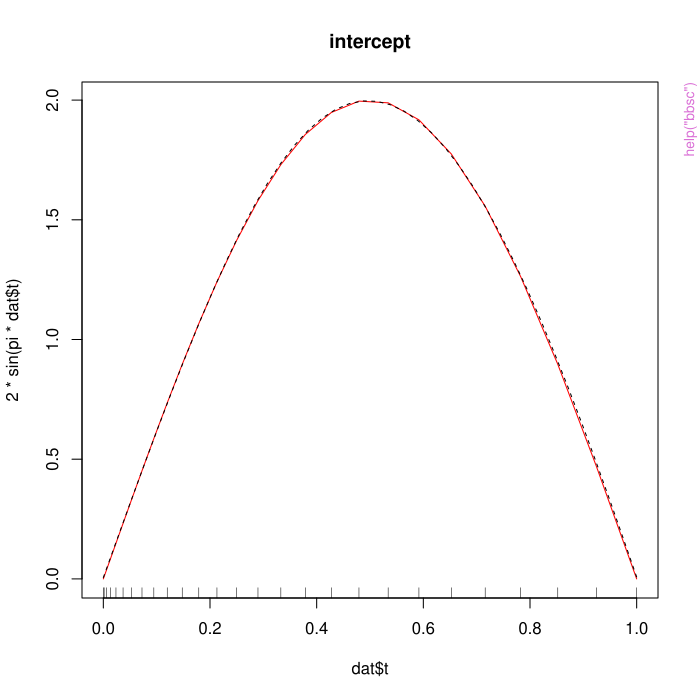

Reproduce this figure in R.
pkgname <- "FDboost"
source(file.path(R.home("share"), "R", "examples-header.R"))
options(warn = 1)
base::assign(".ExTimings", "FDboost-Ex.timings", pos = 'CheckExEnv')
base::cat("name\tuser\tsystem\telapsed\n", file=base::get(".ExTimings", pos = 'CheckExEnv'))
base::assign(".format_ptime",
function(x) {
  if(!is.na(x[4L])) x[1L] <- x[1L] + x[4L]
  if(!is.na(x[5L])) x[2L] <- x[2L] + x[5L]
  options(OutDec = '.')
  format(x[1L:3L], digits = 7L)
},
pos = 'CheckExEnv')

### * </HEADER>
library('FDboost')

base::assign(".oldSearch", base::search(), pos = 'CheckExEnv')
base::assign(".old_wd", base::getwd(), pos = 'CheckExEnv')
cleanEx()
nameEx("FDboost")
### * FDboost

flush(stderr()); flush(stdout())

base::assign(".ptime", proc.time(), pos = "CheckExEnv")
### Name: FDboost
### Title: Model-based Gradient Boosting for Functional Response
### Aliases: FDboost
### Keywords: models, nonlinear

### ** Examples

######## Example for function-on-scalar-regression 
data("viscosity", package = "FDboost") 
## set time-interval that should be modeled
interval <- "101"

## model time until "interval" and take log() of viscosity
end <- which(viscosity$timeAll == as.numeric(interval))
viscosity$vis <- log(viscosity$visAll[,1:end])
viscosity$time <- viscosity$timeAll[1:end]
# with(viscosity, funplot(time, vis, pch = 16, cex = 0.2))

## fit median regression model with 100 boosting iterations,
## step-length 0.4 and smooth time-specific offset
## the factors are coded such that the effects are zero for each timepoint t
## no integration weights are used!
mod1 <- FDboost(vis ~ 1 + bolsc(T_C, df = 2) + bolsc(T_A, df = 2),
               timeformula = ~ bbs(time, df = 4),
               numInt = "equal", family = QuantReg(),
               offset = NULL, offset_control = o_control(k_min = 9),
               data = viscosity, control=boost_control(mstop = 100, nu = 0.4))

## Not run: 
##D   #### find optimal mstop over 5-fold bootstrap, small number of folds for example
##D   #### do the resampling on the level of curves
##D   
##D   ## possibility 1: smooth offset and transformation matrices are refitted 
##D   set.seed(123)
##D   appl1 <- applyFolds(mod1, folds = cv(rep(1, length(unique(mod1$id))), B = 5), 
##D                       grid = 1:500)
##D   ## plot(appl1)
##D   mstop(appl1)
##D   mod1[mstop(appl1)]
##D   
##D   ## possibility 2: smooth offset is refitted, 
##D   ## computes oob-risk and the estimated coefficients on the folds
##D   set.seed(123)
##D   val1 <- validateFDboost(mod1, folds = cv(rep(1, length(unique(mod1$id))), B = 5), 
##D                         grid = 1:500)
##D   ## plot(val1)
##D   mstop(val1)
##D   mod1[mstop(val1)]
##D 
##D   ## possibility 3: very efficient 
##D   ## using the function cvrisk; be careful to do the resampling on the level of curves
##D   folds1 <- cvLong(id = mod1$id, weights = model.weights(mod1), B = 5)
##D   cvm1 <- cvrisk(mod1, folds = folds1, grid = 1:500)
##D   ## plot(cvm1)
##D   mstop(cvm1)
##D   
##D ## look at the model
##D summary(mod1)
##D coef(mod1)
##D plot(mod1)
##D plotPredicted(mod1, lwdPred = 2)
## End(Not run)

######## Example for scalar-on-function-regression 
data("fuelSubset", package = "FDboost")

## center the functional covariates per observed wavelength
fuelSubset$UVVIS <- scale(fuelSubset$UVVIS, scale = FALSE)
fuelSubset$NIR <- scale(fuelSubset$NIR, scale = FALSE)

## to make mboost:::df2lambda() happy (all design matrix entries < 10)
## reduce range of argvals to [0,1] to get smaller integration weights
fuelSubset$uvvis.lambda <- with(fuelSubset, (uvvis.lambda - min(uvvis.lambda)) / 
                                          (max(uvvis.lambda) - min(uvvis.lambda) ))
fuelSubset$nir.lambda <- with(fuelSubset, (nir.lambda - min(nir.lambda)) / 
                                          (max(nir.lambda) - min(nir.lambda) )) 

## model fit with scalar response 
## include no intercept as all base-learners are centered around 0
mod2 <- FDboost(heatan ~ bsignal(UVVIS, uvvis.lambda, knots = 40, df = 4, check.ident = FALSE) 
               + bsignal(NIR, nir.lambda, knots = 40, df = 4, check.ident = FALSE), 
               timeformula = NULL, data = fuelSubset, control = boost_control(mstop = 200)) 
               
## additionally include a non-linear effect of the scalar variable h2o 
mod2s <- FDboost(heatan ~ bsignal(UVVIS, uvvis.lambda, knots = 40, df = 4, check.ident = FALSE) 
               + bsignal(NIR, nir.lambda, knots = 40, df = 4, check.ident = FALSE) 
               + bbs(h2o, df = 4), 
               timeformula = NULL, data = fuelSubset, control = boost_control(mstop = 200)) 
               
## alternative model fit as FLAM model with scalar response; as timeformula = ~ bols(1)  
## adds a penalty over the index of the response, i.e., here a ridge penalty
## thus, mod2f and mod2 have different penalties 
mod2f <- FDboost(heatan ~ bsignal(UVVIS, uvvis.lambda, knots = 40, df = 4, check.ident = FALSE) 
               + bsignal(NIR, nir.lambda, knots = 40, df = 4, check.ident = FALSE), 
               timeformula = ~ bols(1), data = fuelSubset, control = boost_control(mstop = 200))
               
## Not run: 
##D    
##D   ## bootstrap to find optimal mstop takes some time
##D   set.seed(123)      
##D   folds2 <- cv(weights = model.weights(mod2), B = 10)     
##D   cvm2 <- cvrisk(mod2, folds = folds2, grid = 1:1000)
##D   mstop(cvm2) ## mod2[327]
##D   summary(mod2) 
##D   ## plot(mod2)
## End(Not run)

## Example for function-on-function-regression 
if(require(fda)){

  data("CanadianWeather", package = "fda")
  CanadianWeather$l10precip <- t(log(CanadianWeather$monthlyPrecip))
  CanadianWeather$temp <- t(CanadianWeather$monthlyTemp)
  CanadianWeather$region <- factor(CanadianWeather$region)
  CanadianWeather$month.s <- CanadianWeather$month.t <- 1:12
  
  ## center the temperature curves per time-point
  CanadianWeather$temp <- scale(CanadianWeather$temp, scale = FALSE)
  rownames(CanadianWeather$temp) <- NULL ## delete row-names
  
  ## fit model with cyclic splines over the year
  mod3 <- FDboost(l10precip ~ bols(region, df = 2.5, contrasts.arg = "contr.dummy") 
                   + bsignal(temp, month.s, knots = 11, cyclic = TRUE, 
                             df = 2.5, boundary.knots = c(0.5,12.5), check.ident = FALSE), 
                  timeformula = ~ bbs(month.t, knots = 11, cyclic = TRUE, 
                                      df = 3, boundary.knots = c(0.5, 12.5)), 
                  offset = "scalar", offset_control = o_control(k_min = 5), 
                  control = boost_control(mstop = 60), 
                  data = CanadianWeather) 
 
 ## Not run: 
##D                   
##D    #### find the optimal mstop over 5-fold bootstrap 
##D    ## using the function applyFolds 
##D    set.seed(123)
##D    folds3 <- cv(rep(1, length(unique(mod3$id))), B = 5)
##D    appl3 <- applyFolds(mod3, folds = folds3, grid = 1:200)
##D  
##D    ## use function cvrisk; be careful to do the resampling on the level of curves
##D    set.seed(123)
##D    folds3long <- cvLong(id = mod3$id, weights = model.weights(mod3), B = 5)
##D    cvm3 <- cvrisk(mod3, folds = folds3long, grid = 1:200)
##D    mstop(cvm3) ## mod3[64]
##D    
##D    summary(mod3)
##D    ## plot(mod3, pers = TRUE)
##D  
## End(Not run)
}

######## Example for functional response observed on irregular grid
######## Delete part of observations in viscosity data-set
data("viscosity", package = "FDboost")
## set time-interval that should be modeled
interval <- "101"

## model time until "interval" and take log() of viscosity
end <- which(viscosity$timeAll == as.numeric(interval))
viscosity$vis <- log(viscosity$visAll[,1:end])
viscosity$time <- viscosity$timeAll[1:end]
# with(viscosity, funplot(time, vis, pch = 16, cex = 0.2))

## only keep one eighth of the observation points
set.seed(123)
selectObs <- sort(sample(x = 1:(64*46), size = 64*46/4, replace = FALSE))
dataIrregular <- with(viscosity, list(vis = c(vis)[selectObs], 
                                      T_A = T_A, T_C = T_C,  
                                      time = rep(time, each = 64)[selectObs], 
                                      id = rep(1:64, 46)[selectObs]))

## fit median regression model with 50 boosting iterations,
## step-length 0.4 and smooth time-specific offset
## the factors are in effect coding -1, 1 for the levels
## no integration weights are used!
mod4 <- FDboost(vis ~ 1 + bols(T_C, contrasts.arg = "contr.sum", intercept = FALSE)
                + bols(T_A, contrasts.arg = "contr.sum", intercept=FALSE),
                timeformula = ~ bbs(time, lambda = 100), id = ~id, 
                numInt = "Riemann", family = QuantReg(),
                offset = NULL, offset_control = o_control(k_min = 9),
                data = dataIrregular, control = boost_control(mstop = 50, nu = 0.4))
## summary(mod4)
## plot(mod4)
## plotPredicted(mod4, lwdPred = 2)

## Not run: 
##D   ## Find optimal mstop, small grid/low B for a fast example
##D   set.seed(123)
##D   folds4 <- cv(rep(1, length(unique(mod4$id))), B = 3)
##D   appl4 <- applyFolds(mod4, folds = folds4, grid = 1:50)
##D   ## val4 <- validateFDboost(mod4, folds = folds4, grid = 1:50)
##D 
##D   set.seed(123)
##D   folds4long <- cvLong(id = mod4$id, weights = model.weights(mod4), B = 3)
##D   cvm4 <- cvrisk(mod4, folds = folds4long, grid = 1:50)
##D   mstop(cvm4)
## End(Not run)

## Be careful if you want to predict newdata with irregular response,  
## as the argument index is not considered in the prediction of newdata. 
## Thus, all covariates have to be repeated according to the number of observations 
## in each response trajectroy. 
## Predict four response curves with full time-observations 
## for the four combinations of T_A and T_C. 
newd <- list(T_A = factor(c(1,1,2,2), levels = 1:2, 
                        labels = c("low", "high"))[rep(1:4, length(viscosity$time))], 
             T_C = factor(c(1,2,1,2), levels = 1:2, 
                        labels = c("low", "high"))[rep(1:4, length(viscosity$time))], 
             time = rep(viscosity$time, 4))
             
pred <- predict(mod4, newdata = newd)
## funplot(x = rep(viscosity$time, 4), y = pred, id = rep(1:4, length(viscosity$time)))
                  
                



base::assign(".dptime", (proc.time() - get(".ptime", pos = "CheckExEnv")), pos = "CheckExEnv")
base::cat("FDboost", base::get(".format_ptime", pos = 'CheckExEnv')(get(".dptime", pos = "CheckExEnv")), "\n", file=base::get(".ExTimings", pos = 'CheckExEnv'), append=TRUE, sep="\t")
cleanEx()
nameEx("FDboostLSS")
### * FDboostLSS

flush(stderr()); flush(stdout())

base::assign(".ptime", proc.time(), pos = "CheckExEnv")
### Name: FDboostLSS
### Title: Model-based Gradient Boosting for Functional GAMLSS
### Aliases: FDboostLSS
### Keywords: models, nonlinear

### ** Examples

########### simulate Gaussian scalar-on-function data
n <- 500 ## number of observations
G <- 120 ## number of observations per functional covariate
set.seed(123) ## ensure reproducibility
z <- runif(n) ## scalar covariate
z <- z - mean(z)
s <- seq(0, 1, l=G) ## index of functional covariate
## generate functional covariate
if(require(splines)){
   x <- t(replicate(n, drop(bs(s, df = 5, int = TRUE) %*% runif(5, min = -1, max = 1))))
}else{
  x <- matrix(rnorm(n*G), ncol = G, nrow = n)
}
x <- scale(x, center = TRUE, scale = FALSE) ## center x per observation point

mu <- 2 + 0.5*z + (1/G*x) %*% sin(s*pi)*5 ## true functions for expectation
sigma <- exp(0.5*z - (1/G*x) %*% cos(s*pi)*2) ## for standard deviation

y <- rnorm(mean = mu, sd = sigma, n = n) ## draw respone y_i ~ N(mu_i, sigma_i)

## save data as list containing s as well 
dat_list <- list(y = y, z = z, x = I(x), s = s)

## model fit with noncyclic algorithm assuming Gaussian location scale model 
m_boost <- FDboostLSS(list(mu = y ~ bols(z, df = 2) + bsignal(x, s, df = 2, knots = 16), 
                           sigma = y ~ bols(z, df = 2) + bsignal(x, s, df = 2, knots = 16)), 
                           timeformula = NULL, data = dat_list, method = "noncyclic")
summary(m_boost)

## Not run: 
##D  if(require(gamboostLSS)){
##D   ## find optimal number of boosting iterations on a grid in 1:1000
##D   ## using 5-fold bootstrap
##D   ## takes some time, easy to parallelize on Linux
##D   set.seed(123) 
##D   cvr <- cvrisk(m_boost, folds = cv(model.weights(m_boost[[1]]), B = 5),
##D                 grid = 1:1000, trace = FALSE)
##D   ## use model at optimal stopping iterations 
##D   m_boost <- m_boost[mstop(cvr)] ## 832
##D    
##D   ## plot smooth effects of functional covariates for mu and sigma
##D   par(mfrow = c(1,2))
##D   plot(m_boost$mu, which = 2, ylim = c(0,5))
##D   lines(s, sin(s*pi)*5, col = 3, lwd = 2)
##D   plot(m_boost$sigma, which = 2, ylim = c(-2.5,2.5))
##D   lines(s, -cos(s*pi)*2, col = 3, lwd = 2)
##D  }
## End(Not run)



base::assign(".dptime", (proc.time() - get(".ptime", pos = "CheckExEnv")), pos = "CheckExEnv")
base::cat("FDboostLSS", base::get(".format_ptime", pos = 'CheckExEnv')(get(".dptime", pos = "CheckExEnv")), "\n", file=base::get(".ExTimings", pos = 'CheckExEnv'), append=TRUE, sep="\t")
cleanEx()
nameEx("anisotropic_Kronecker")
### * anisotropic_Kronecker

flush(stderr()); flush(stdout())

base::assign(".ptime", proc.time(), pos = "CheckExEnv")
### Name: anisotropic_Kronecker
### Title: Kronecker product or row tensor product of two base-learners
###   with anisotropic penalty
### Aliases: anisotropic_Kronecker %A% %A0% %Xa0%

### ** Examples

 
######## Example for anisotropic penalty  
data("viscosity", package = "FDboost") 
## set time-interval that should be modeled
interval <- "101"

## model time until "interval" and take log() of viscosity
end <- which(viscosity$timeAll == as.numeric(interval))
viscosity$vis <- log(viscosity$visAll[,1:end])
viscosity$time <- viscosity$timeAll[1:end]
# with(viscosity, funplot(time, vis, pch = 16, cex = 0.2))

## isotropic penalty, as timeformula is kroneckered to each effect using %O% 
## only for the smooth intercept %A0% is used, as 1-direction should not be penalized 
mod1 <- FDboost(vis ~ 1 + 
                bolsc(T_C, df = 1) + 
                bolsc(T_A, df = 1) + 
                bols(T_C, df = 1) %Xc% bols(T_A, df = 1),
                timeformula = ~ bbs(time, df = 3),
                numInt = "equal", family = QuantReg(),
                offset = NULL, offset_control = o_control(k_min = 9),
                data = viscosity, control=boost_control(mstop = 100, nu = 0.4))
## cf. the formula that is passed to mboost
mod1$formulaMboost

## anisotropic effects using %A0%, as lambda1 = 0 for all base-learners
## in this case using %A% gives the same model, but three lambdas are computed explicitly 
mod1a <- FDboost(vis ~ 1 + 
                bolsc(T_C, df = 1) %A0% bbs(time, df = 3) + 
                bolsc(T_A, df = 1) %A0% bbs(time, df = 3) + 
                bols(T_C, df = 1) %Xc% bols(T_A, df = 1) %A0% bbs(time, df = 3),
                timeformula = ~ bbs(time, df = 3),
                numInt = "equal", family = QuantReg(),
                offset = NULL, offset_control = o_control(k_min = 9),
                data = viscosity, control=boost_control(mstop = 100, nu = 0.4)) 
## cf. the formula that is passed to mboost
mod1a$formulaMboost

## alternative model specification by using a 0-matrix as penalty 
## only works for bolsc() as in bols() one cannot specify K 
## -> model without interaction term 
K0 <- matrix(0, ncol = 2, nrow = 2)
mod1k0 <- FDboost(vis ~ 1 + 
                 bolsc(T_C, df = 1, K = K0) +
                 bolsc(T_A, df = 1, K = K0), 
                 timeformula = ~ bbs(time, df = 3), 
                 numInt = "equal", family = QuantReg(), 
                 offset = NULL, offset_control = o_control(k_min = 9), 
                 data = viscosity, control=boost_control(mstop = 100, nu = 0.4))
## cf. the formula that is passed to mboost
mod1k0$formulaMboost
                
## optimize mstop for mod1, mod1a and mod1k0
## ...
                
## compare estimated coefficients
## Not run: 
##D par(mfrow=c(4, 2))
##D plot(mod1, which = 1)
##D plot(mod1a, which = 1)
##D plot(mod1, which = 2)
##D plot(mod1a, which = 2)
##D plot(mod1, which = 3)
##D plot(mod1a, which = 3)
##D funplot(mod1$yind, predict(mod1, which=4))
##D funplot(mod1$yind, predict(mod1a, which=4))
## End(Not run)




base::assign(".dptime", (proc.time() - get(".ptime", pos = "CheckExEnv")), pos = "CheckExEnv")
base::cat("anisotropic_Kronecker", base::get(".format_ptime", pos = 'CheckExEnv')(get(".dptime", pos = "CheckExEnv")), "\n", file=base::get(".ExTimings", pos = 'CheckExEnv'), append=TRUE, sep="\t")
cleanEx()
nameEx("applyFolds")
### * applyFolds

flush(stderr()); flush(stdout())

base::assign(".ptime", proc.time(), pos = "CheckExEnv")
### Name: applyFolds
### Title: Cross-Validation and Bootstrapping over Curves
### Aliases: applyFolds cvMa cvLong cvrisk.FDboost cvrisk.FDboost cvLong
###   cvMa

### ** Examples

Ytest <- matrix(rnorm(15), ncol = 3) # 5 trajectories, each with 3 observations 
Ylong <- as.vector(Ytest)
## 4-folds for bootstrap for the response in long format without integration weights
cvMa(ydim = c(5,3), type = "bootstrap", B = 4)  
cvLong(id = rep(1:5, times = 3), type = "bootstrap", B = 4)

if(require(fda)){
 ## load the data
 data("CanadianWeather", package = "fda")
 
 ## use data on a daily basis 
 canada <- with(CanadianWeather, 
                list(temp = t(dailyAv[ , , "Temperature.C"]),
                     l10precip = t(dailyAv[ , , "log10precip"]),
                     l10precip_mean = log(colMeans(dailyAv[ , , "Precipitation.mm"]), base = 10),
                     lat = coordinates[ , "N.latitude"],
                     lon = coordinates[ , "W.longitude"],
                     region = factor(region),
                     place = factor(place),
                     day = 1:365,  ## corresponds to t: evaluation points of the fun. response 
                     day_s = 1:365))  ## corresponds to s: evaluation points of the fun. covariate
 
## center temperature curves per day 
canada$tempRaw <- canada$temp
canada$temp <- scale(canada$temp, scale = FALSE) 
rownames(canada$temp) <- NULL ## delete row-names 
  
## fit the model  
mod <- FDboost(l10precip ~ 1 + bolsc(region, df = 4) + 
                 bsignal(temp, s = day_s, cyclic = TRUE, boundary.knots = c(0.5, 365.5)), 
               timeformula = ~ bbs(day, cyclic = TRUE, boundary.knots = c(0.5, 365.5)), 
               data = canada)
mod <- mod[75]

## Not run: 
##D   #### create folds for 3-fold bootstrap: one weight for each curve
##D   set.seed(123)
##D   folds_bs <- cv(weights = rep(1, mod$ydim[1]), type = "bootstrap", B = 3)
##D 
##D   ## compute out-of-bag risk on the 3 folds for 1 to 75 boosting iterations  
##D   cvr <- applyFolds(mod, folds = folds_bs, grid = 1:75)
##D 
##D   ## weights per observation point  
##D   folds_bs_long <- folds_bs[rep(1:nrow(folds_bs), times = mod$ydim[2]), ]
##D   attr(folds_bs_long, "type") <- "3-fold bootstrap"
##D   ## compute out-of-bag risk on the 3 folds for 1 to 75 boosting iterations  
##D   cvr3 <- cvrisk(mod, folds = folds_bs_long, grid = 1:75)
## End(Not run)

## Not run: 
##D   ## plot the out-of-bag risk
##D   par(mfrow = c(1,3))
##D   plot(cvr); legend("topright", lty=2, paste(mstop(cvr)))
##D   plot(cvr3); legend("topright", lty=2, paste(mstop(cvr3)))
## End(Not run)

}




base::assign(".dptime", (proc.time() - get(".ptime", pos = "CheckExEnv")), pos = "CheckExEnv")
base::cat("applyFolds", base::get(".format_ptime", pos = 'CheckExEnv')(get(".dptime", pos = "CheckExEnv")), "\n", file=base::get(".ExTimings", pos = 'CheckExEnv'), append=TRUE, sep="\t")
cleanEx()
nameEx("bbsc")
### * bbsc

flush(stderr()); flush(stdout())

base::assign(".ptime", proc.time(), pos = "CheckExEnv")
### Name: bbsc
### Title: Constrained Base-learners for Scalar Covariates
### Aliases: bbsc brandomc bolsc bolsc brandomc
### Keywords: models

### ** Examples

#### simulate data with functional response and scalar covariate (functional ANOVA)
n <- 60   ## number of cases
Gy <- 27  ## number of observation poionts per response curve 
dat <- list()
dat$t <- (1:Gy-1)^2/(Gy-1)^2
set.seed(123)
dat$z1 <- rep(c(-1, 1), length = n)
dat$z1_fac <- factor(dat$z1, levels = c(-1, 1), labels = c("1", "2"))
# dat$z1 <- runif(n)
# dat$z1 <- dat$z1 - mean(dat$z1)

# mean and standard deviation for the functional response 
mut <- matrix(2*sin(pi*dat$t), ncol = Gy, nrow = n, byrow = TRUE) + 
        outer(dat$z1, dat$t, function(z1, t) z1*cos(pi*t) ) # true linear predictor
sigma <- 0.1

# draw respone y_i(t) ~ N(mu_i(t), sigma)
dat$y <- apply(mut, 2, function(x) rnorm(mean = x, sd = sigma, n = n)) 

## fit function-on-scalar model with a linear effect of z1
m1 <- FDboost(y ~ 1 + bolsc(z1_fac, df = 1), timeformula = ~ bbs(t, df = 6), data = dat)

# look for optimal mSTOP using cvrisk() or validateFDboost()
 ## Not run: 
##D cvm <- cvrisk(m1, grid = 1:500)
##D m1[mstop(cvm)]
## End(Not run)
m1[200] # use 200 boosting iterations 

# plot true and estimated coefficients 
plot(dat$t, 2*sin(pi*dat$t), col = 2, type = "l", main = "intercept")
plot(m1, which = 1, lty = 2, add = TRUE)

plot(dat$t, 1*cos(pi*dat$t), col = 2, type = "l", main = "effect of z1")
lines(dat$t, -1*cos(pi*dat$t), col = 2, type = "l")
plot(m1, which = 2, lty = 2, col = 1, add = TRUE)





base::assign(".dptime", (proc.time() - get(".ptime", pos = "CheckExEnv")), pos = "CheckExEnv")
base::cat("bbsc", base::get(".format_ptime", pos = 'CheckExEnv')(get(".dptime", pos = "CheckExEnv")), "\n", file=base::get(".ExTimings", pos = 'CheckExEnv'), append=TRUE, sep="\t")
cleanEx()
nameEx("bhistx")
### * bhistx

flush(stderr()); flush(stdout())

base::assign(".ptime", proc.time(), pos = "CheckExEnv")
### Name: bhistx
### Title: Base-learners for Functional Covariates
### Aliases: bhistx
### Keywords: models

### ** Examples

if(require(refund)){
## simulate some data from a historical model
## the interaction effect is in this case not necessary
n <- 100
nygrid <- 35
data1 <- pffrSim(scenario = c("int", "ff"), limits = function(s,t){ s <= t }, 
                n = n, nygrid = nygrid)
data1$X1 <- scale(data1$X1, scale = FALSE) ## center functional covariate                  
dataList <- as.list(data1)
dataList$tvals <- attr(data1, "yindex")

## create the hmatrix-object
X1h <- with(dataList, hmatrix(time = rep(tvals, each = n), id = rep(1:n, nygrid), 
                             x = X1, argvals = attr(data1, "xindex"), 
                             timeLab = "tvals", idLab = "wideIndex", 
                             xLab = "myX", argvalsLab = "svals"))
dataList$X1h <- I(X1h)   
dataList$svals <- attr(data1, "xindex")
## add a factor variable 
dataList$zlong <- factor(gl(n = 2, k = n/2, length = n*nygrid), levels = 1:3)  
dataList$z <- factor(gl(n = 2, k = n/2, length = n), levels = 1:3)

## do the model fit with main effect of bhistx() and interaction of bhistx() and bolsc()
mod <- FDboost(Y ~ 1 + bhistx(x = X1h, df = 5, knots = 5) + 
               bhistx(x = X1h, df = 5, knots = 5) %X% bolsc(zlong), 
              timeformula = ~ bbs(tvals, knots = 10), data = dataList)
              
## alternative parameterization: interaction of bhistx() and bols()
mod <- FDboost(Y ~ 1 + bhistx(x = X1h, df = 5, knots = 5) %X% bols(zlong), 
              timeformula = ~ bbs(tvals, knots = 10), data = dataList)

## Not run: 
##D   # find the optimal mstop over 5-fold bootstrap (small example to reduce run time)
##D   cv <- cvrisk(mod, folds = cv(model.weights(mod), B = 5))
##D   mstop(cv)
##D   mod[mstop(cv)]
##D   
##D   appl1 <- applyFolds(mod, folds = cv(rep(1, length(unique(mod$id))), type = "bootstrap", B = 5))
##D 
##D  # plot(mod)
## End(Not run)
}




base::assign(".dptime", (proc.time() - get(".ptime", pos = "CheckExEnv")), pos = "CheckExEnv")
base::cat("bhistx", base::get(".format_ptime", pos = 'CheckExEnv')(get(".dptime", pos = "CheckExEnv")), "\n", file=base::get(".ExTimings", pos = 'CheckExEnv'), append=TRUE, sep="\t")
cleanEx()
nameEx("bootstrapCI")
### * bootstrapCI

flush(stderr()); flush(stdout())

base::assign(".ptime", proc.time(), pos = "CheckExEnv")
### Name: bootstrapCI
### Title: Function to compute bootstrap confidence intervals
### Aliases: bootstrapCI

### ** Examples

if(require(refund)){
#########
# model with linear functional effect, use bsignal()
# Y(t) = f(t) + \int X1(s)\beta(s,t)ds + eps
set.seed(2121)
data1 <- pffrSim(scenario = "ff", n = 40)
data1$X1 <- scale(data1$X1, scale = FALSE)
dat_list <- as.list(data1)
dat_list$t <- attr(data1, "yindex")
dat_list$s <- attr(data1, "xindex")

## model fit by FDboost 
m1 <- FDboost(Y ~ 1 + bsignal(x = X1, s = s, knots = 8, df = 3), 
              timeformula = ~ bbs(t, knots = 8), data = dat_list)

}
              
## Not run: 
##D              
##D # a short toy example with to few folds  
##D # and up to 200 boosting iterations 
##D bootCIs <- bootstrapCI(m1[200], B_inner = 2, B_outer = 5) 
##D 
##D # look at stopping iterations
##D bootCIs$mstops
##D 
##D # plot bootstrapped coefficient estimates
##D plot(bootCIs, ask = FALSE)
## End(Not run)

## now speed things up by defining the inner resampling
## function with parallelization based on mclapply (does not work on Windows)

my_inner_fun <- function(object){ 
cvrisk(object, folds = cvLong(id = object$id, weights = 
model.weights(object), 
B = 10 # 10-fold for inner resampling
), mc.cores = 10) # use ten cores
}

## Not run: 
##D bootCIs <- bootstrapCI(m1, resampling_fun_inner = my_inner_fun)
## End(Not run)

## We can also use the ... argument to parallelize the applyFolds
## function in the outer resampling 

## Not run: 
##D bootCIs <- bootstrapCI(m1, mc.cores = 30)
## End(Not run)

## Now let's parallelize the outer resampling and use 
## crossvalidation instead of bootstrap for the inner resampling

my_inner_fun <- function(object){ 
cvrisk(object, folds = cvLong(id = object$id, weights = 
model.weights(object), type = "kfold", # use CV
B = 10, # 10-fold for inner resampling
),
mc.cores = 10) # use ten cores
}

# use applyFolds for outer function to avoid messing up weights
my_outer_fun <- function(object, fun){
applyFolds(object = object,
folds = cv(rep(1, length(unique(object$id))), 
type = "bootstrap", B = 100), fun = fun,
mc.cores = 10) # parallelize on 10 cores
}

######## Example for scalar-on-function-regression with bsignal() 
data("fuelSubset", package = "FDboost")

## center the functional covariates per observed wavelength
fuelSubset$UVVIS <- scale(fuelSubset$UVVIS, scale = FALSE)
fuelSubset$NIR <- scale(fuelSubset$NIR, scale = FALSE)

## to make mboost:::df2lambda() happy (all design matrix entries < 10)
## reduce range of argvals to [0,1] to get smaller integration weights
fuelSubset$uvvis.lambda <- with(fuelSubset, (uvvis.lambda - min(uvvis.lambda)) /
(max(uvvis.lambda) - min(uvvis.lambda) ))
fuelSubset$nir.lambda <- with(fuelSubset, (nir.lambda - min(nir.lambda)) /
(max(nir.lambda) - min(nir.lambda) ))

## model fit with scalar response and two functional linear effects 
## include no intercept as all base-learners are centered around 0    

mod2 <- FDboost(heatan ~ bsignal(UVVIS, uvvis.lambda, knots = 40, df = 4, check.ident = FALSE) 
               + bsignal(NIR, nir.lambda, knots = 40, df=4, check.ident = FALSE), 
               timeformula = NULL, data = fuelSubset) 


## Not run: 
##D # takes some time, because of defaults: B_outer = 100, B_inner = 25
##D bootCIs <- bootstrapCI(mod2)
## End(Not run)

## run with a larger number of outer bootstrap samples
## and only 10-fold for validation of each outer fold
## WARNING: This may take very long!
## Not run: 
##D bootCIs <- bootstrapCI(mod2, B_outer = 1000, B_inner = 10)
## End(Not run)




base::assign(".dptime", (proc.time() - get(".ptime", pos = "CheckExEnv")), pos = "CheckExEnv")
base::cat("bootstrapCI", base::get(".format_ptime", pos = 'CheckExEnv')(get(".dptime", pos = "CheckExEnv")), "\n", file=base::get(".ExTimings", pos = 'CheckExEnv'), append=TRUE, sep="\t")
cleanEx()
nameEx("bsignal")
### * bsignal

flush(stderr()); flush(stdout())

base::assign(".ptime", proc.time(), pos = "CheckExEnv")
### Name: bsignal
### Title: Base-learners for Functional Covariates
### Aliases: bsignal bconcurrent bhist bfpc bconcurrent bhist bfpc
### Keywords: models

### ** Examples

######## Example for scalar-on-function-regression with bsignal()  
data("fuelSubset", package = "FDboost")

## center the functional covariates per observed wavelength
fuelSubset$UVVIS <- scale(fuelSubset$UVVIS, scale = FALSE)
fuelSubset$NIR <- scale(fuelSubset$NIR, scale = FALSE)

## to make mboost:::df2lambda() happy (all design matrix entries < 10)
## reduce range of argvals to [0,1] to get smaller integration weights
fuelSubset$uvvis.lambda <- with(fuelSubset, (uvvis.lambda - min(uvvis.lambda)) /
                                  (max(uvvis.lambda) - min(uvvis.lambda) ))
fuelSubset$nir.lambda <- with(fuelSubset, (nir.lambda - min(nir.lambda)) /
                                (max(nir.lambda) - min(nir.lambda) ))

## model fit with scalar response and two functional linear effects 
## include no intercept 
## as all base-learners are centered around 0 
mod2 <- FDboost(heatan ~ bsignal(UVVIS, uvvis.lambda, knots = 40, df = 4, check.ident = FALSE) 
               + bsignal(NIR, nir.lambda, knots = 40, df=4, check.ident = FALSE), 
               timeformula = NULL, data = fuelSubset) 
summary(mod2) 
## plot(mod2)


###############################################
### data simulation like in manual of pffr::ff

if(require(refund)){

#########
# model with linear functional effect, use bsignal()
# Y(t) = f(t) + \int X1(s)\beta(s,t)ds + eps
set.seed(2121)
data1 <- pffrSim(scenario = "ff", n = 40)
data1$X1 <- scale(data1$X1, scale = FALSE)
dat_list <- as.list(data1)
dat_list$t <- attr(data1, "yindex")
dat_list$s <- attr(data1, "xindex")

## model fit by FDboost 
m1 <- FDboost(Y ~ 1 + bsignal(x = X1, s = s, knots = 5), 
              timeformula = ~ bbs(t, knots = 5), data = dat_list, 
              control = boost_control(mstop = 21))

## search optimal mSTOP
## Not run: 
##D   set.seed(123)
##D   cv <- validateFDboost(m1, grid = 1:100) # 21 iterations
## End(Not run)

## model fit by pffr
t <- attr(data1, "yindex")
s <- attr(data1, "xindex")
m1_pffr <- pffr(Y ~ ff(X1, xind = s), yind = t, data = data1)

## Not run: 
##D   par(mfrow = c(2, 2))
##D   plot(m1, which = 1); plot(m1, which = 2) 
##D   plot(m1_pffr, select = 1, shift = m1_pffr$coefficients["(Intercept)"]) 
##D   plot(m1_pffr, select = 2)
## End(Not run)


############################################
# model with functional historical effect, use bhist() 
# Y(t) = f(t)  + \int_0^t X1(s)\beta(s,t)ds + eps
set.seed(2121)
mylimits <- function(s, t){
  (s < t) | (s == t)
}
data2 <- pffrSim(scenario = "ff", n = 40, limits = mylimits)
data2$X1 <- scale(data2$X1, scale = FALSE)
dat2_list <- as.list(data2)
dat2_list$t <- attr(data2, "yindex")
dat2_list$s <- attr(data2, "xindex")

## model fit by FDboost 
m2 <- FDboost(Y ~ 1 + bhist(x = X1, s = s, time = t, knots = 5), 
              timeformula = ~ bbs(t, knots = 5), data = dat2_list, 
              control = boost_control(mstop = 40))
              
## search optimal mSTOP
## Not run: 
##D   set.seed(123)
##D   cv2 <- validateFDboost(m2, grid = 1:100) # 40 iterations
## End(Not run)               

## model fit by pffr
t <- attr(data2, "yindex")
s <- attr(data2, "xindex")
m2_pffr <- pffr(Y ~ ff(X1, xind = s, limits = "s<=t"), yind = t, data = data2)

## Not run: 
##D par(mfrow = c(2, 2))
##D plot(m2, which = 1); plot(m2, which = 2)
##D ## plot of smooth intercept does not contain m1_pffr$coefficients["(Intercept)"]
##D plot(m2_pffr, select = 1, shift = m2_pffr$coefficients["(Intercept)"]) 
##D plot(m2_pffr, select = 2) 
##D 
## End(Not run)


}





base::assign(".dptime", (proc.time() - get(".ptime", pos = "CheckExEnv")), pos = "CheckExEnv")
base::cat("bsignal", base::get(".format_ptime", pos = 'CheckExEnv')(get(".dptime", pos = "CheckExEnv")), "\n", file=base::get(".ExTimings", pos = 'CheckExEnv'), append=TRUE, sep="\t")
cleanEx()
nameEx("emotion")
### * emotion

flush(stderr()); flush(stdout())

base::assign(".ptime", proc.time(), pos = "CheckExEnv")
### Name: emotion
### Title: EEG and EMG recordings in a computerised gambling study
### Aliases: emotion
### Keywords: datasets

### ** Examples

data("emotion", package = "FDboost")

# fit function-on-scalar model with random effect and power effect
fos_random_power <- FDboost(EMG ~ 1 + brandomc(subject, df = 2)
                            + bolsc(power, df = 2),
                            timeformula = ~ bbs(t, df = 3),
                            data = emotion)
## Not run: 
##D                             
##D # fit function-on-function model with intercept and historical EEG effect
##D # where limits specifies the used lag between EMG and EEG signal
##D fof_historical <- FDboost(EMG ~ 1 + bhist(EEG, s = s, time = t,
##D                           limits = function(s,t) s < t - 3),
##D                           timeformula = ~ bbs(t, df = 3), data = emotion,
##D                           control = boost_control(mstop = 200))                            
## End(Not run)



base::assign(".dptime", (proc.time() - get(".ptime", pos = "CheckExEnv")), pos = "CheckExEnv")
base::cat("emotion", base::get(".format_ptime", pos = 'CheckExEnv')(get(".dptime", pos = "CheckExEnv")), "\n", file=base::get(".ExTimings", pos = 'CheckExEnv'), append=TRUE, sep="\t")
cleanEx()
nameEx("fuelSubset")
### * fuelSubset

flush(stderr()); flush(stdout())

base::assign(".ptime", proc.time(), pos = "CheckExEnv")
### Name: fuelSubset
### Title: Spectral data of fossil fuels
### Aliases: fuelSubset
### Keywords: datasets

### ** Examples


    data("fuelSubset", package = "FDboost")
    
    ## center the functional covariates per observed wavelength
    fuelSubset$UVVIS <- scale(fuelSubset$UVVIS, scale = FALSE)
    fuelSubset$NIR <- scale(fuelSubset$NIR, scale = FALSE)

    ## to make mboost::df2lambda() happy (all design matrix entries < 10)
    ## reduce range of argvals to [0,1] to get smaller integration weights
    fuelSubset$uvvis.lambda <- with(fuelSubset, (uvvis.lambda - min(uvvis.lambda)) /
                                          (max(uvvis.lambda) - min(uvvis.lambda) ))
    fuelSubset$nir.lambda <- with(fuelSubset, (nir.lambda - min(nir.lambda)) /
                                          (max(nir.lambda) - min(nir.lambda) ))


    ### fit mean regression model with 100 boosting iterations,
    ### step-length 0.1 and
    mod <- FDboost(heatan ~ bsignal(UVVIS, uvvis.lambda, knots=40, df=4, check.ident=FALSE)
                   + bsignal(NIR, nir.lambda, knots=40, df=4, check.ident=FALSE),
                   timeformula = NULL, data = fuelSubset)
    summary(mod)
    ## plot(mod)



base::assign(".dptime", (proc.time() - get(".ptime", pos = "CheckExEnv")), pos = "CheckExEnv")
base::cat("fuelSubset", base::get(".format_ptime", pos = 'CheckExEnv')(get(".dptime", pos = "CheckExEnv")), "\n", file=base::get(".ExTimings", pos = 'CheckExEnv'), append=TRUE, sep="\t")
cleanEx()
nameEx("funplot")
### * funplot

flush(stderr()); flush(stdout())

base::assign(".ptime", proc.time(), pos = "CheckExEnv")
### Name: funplot
### Title: Plot functional data with linear interpolation of missing values
### Aliases: funplot

### ** Examples

## Not run: 
##D ### examples for regular data in wide format
##D data(viscosity)
##D with(viscosity, funplot(timeAll, visAll, pch=20))
##D if(require(fda)){
##D   with(fda::growth, funplot(age, t(hgtm)))
##D }
## End(Not run)



base::assign(".dptime", (proc.time() - get(".ptime", pos = "CheckExEnv")), pos = "CheckExEnv")
base::cat("funplot", base::get(".format_ptime", pos = 'CheckExEnv')(get(".dptime", pos = "CheckExEnv")), "\n", file=base::get(".ExTimings", pos = 'CheckExEnv'), append=TRUE, sep="\t")
cleanEx()
nameEx("grapes-Xc-grapes")
### * grapes-Xc-grapes

flush(stderr()); flush(stdout())

base::assign(".ptime", proc.time(), pos = "CheckExEnv")
### Name: %Xc%
### Title: Constrained row tensor product
### Aliases: %Xc%

### ** Examples

 
######## Example for function-on-scalar-regression with interaction effect of two scalar covariates 
data("viscosity", package = "FDboost") 
## set time-interval that should be modeled
interval <- "101"

## model time until "interval" and take log() of viscosity
end <- which(viscosity$timeAll == as.numeric(interval))
viscosity$vis <- log(viscosity$visAll[,1:end])
viscosity$time <- viscosity$timeAll[1:end]
# with(viscosity, funplot(time, vis, pch = 16, cex = 0.2))

## fit model with interaction that is centered around the intercept 
## and the two main effects 
mod1 <- FDboost(vis ~ 1 + bolsc(T_C, df=1) + bolsc(T_A, df=1) + 
                bols(T_C, df=1) %Xc% bols(T_A, df=1),
                timeformula = ~bbs(time, df=6),
                numInt = "equal", family = QuantReg(),
                offset = NULL, offset_control = o_control(k_min = 9),
                data = viscosity, control=boost_control(mstop = 100, nu = 0.4))
                
## check centering around intercept
colMeans(predict(mod1, which = 4))

## check centering around main effects
colMeans(predict(mod1, which = 4)[viscosity$T_A == "low", ])
colMeans(predict(mod1, which = 4)[viscosity$T_A == "high", ])
colMeans(predict(mod1, which = 4)[viscosity$T_C == "low", ])
colMeans(predict(mod1, which = 4)[viscosity$T_C == "low", ])

## find optimal mstop using cvrsik() or validateFDboost()
## ... 

## look at interaction effect in one plot
# funplot(mod1$yind, predict(mod1, which=4))




base::assign(".dptime", (proc.time() - get(".ptime", pos = "CheckExEnv")), pos = "CheckExEnv")
base::cat("grapes-Xc-grapes", base::get(".format_ptime", pos = 'CheckExEnv')(get(".dptime", pos = "CheckExEnv")), "\n", file=base::get(".ExTimings", pos = 'CheckExEnv'), append=TRUE, sep="\t")
cleanEx()
nameEx("hmatrix")
### * hmatrix

flush(stderr()); flush(stdout())

base::assign(".ptime", proc.time(), pos = "CheckExEnv")
### Name: hmatrix
### Title: A S3 class for univariate functional data on a common grid
### Aliases: hmatrix

### ** Examples

## Example for a hmatrix object
t1 <- rep((1:5)/2, each = 3)
id1 <- rep(1:3, 5)
x1 <- matrix(1:15, ncol = 5) 
s1 <- (1:5)/2 
myhmatrix <- hmatrix(time = t1, id = id1, x = x1, argvals = s1, 
                     timeLab = "t1", argvalsLab = "s1", xLab = "test")

# extract with [ keeps attributes 
# select observations of subjects 2 and 3
myhmatrixSub <- myhmatrix[id1 %in% c(2, 3), ]  
str(myhmatrixSub)
getX(myhmatrixSub)
getX(myhmatrix)

# get time
myhmatrix[ , 1] # as column matrix as drop = FALSE
getTime(myhmatrix) # as vector

# get id
myhmatrix[ , 2] # as column matrix as drop = FALSE
getId(myhmatrix) # as vector

# subset hmatrix on the basis of an index, which is defined on the curve level
reweightData(data = list(hmat = myhmatrix), vars = "hmat", index = c(1, 1, 2))
# this keeps only the unique x values in attr(,'x') but multiplies the corresponding
# ids and times in the time id matrix 
# for bhistx baselearner, there may be an additional id variable for the tensor product
newdat <- reweightData(data = list(hmat = myhmatrix, 
  repIDx = rep(1:nrow(attr(myhmatrix,'x')), length(attr(myhmatrix,"argvals")))), 
  vars = "hmat", index = c(1,1,2), idvars="repIDx")
length(newdat$repIDx) 

## use hmatrix within a data.frame
mydat <- data.frame(I(myhmatrix), z=rnorm(3)[id1])
str(mydat)
str(mydat[id1 %in% c(2, 3), ])
str(myhmatrix[id1 %in% c(2, 3), ])
 



base::assign(".dptime", (proc.time() - get(".ptime", pos = "CheckExEnv")), pos = "CheckExEnv")
base::cat("hmatrix", base::get(".format_ptime", pos = 'CheckExEnv')(get(".dptime", pos = "CheckExEnv")), "\n", file=base::get(".ExTimings", pos = 'CheckExEnv'), append=TRUE, sep="\t")
cleanEx()
nameEx("integrationWeights")
### * integrationWeights

flush(stderr()); flush(stdout())

base::assign(".ptime", proc.time(), pos = "CheckExEnv")
### Name: integrationWeights
### Title: Functions to compute integration weights
### Aliases: integrationWeights integrationWeightsLeft
###   integrationWeightsLeft

### ** Examples

## Example for trapezoidal integration weights
xind0 <- seq(0,1,l = 5)
xind <- c(0, 0.1, 0.3, 0.7, 1)
X1 <- matrix(xind^2, ncol = length(xind0), nrow = 2)

# Regualar observation points
integrationWeights(X1, xind0)
# Irregular observation points
integrationWeights(X1, xind)

# with missing value
X1[1,2] <- NA
integrationWeights(X1, xind0)
integrationWeights(X1, xind)

## Example for left integration weights
xind0 <- seq(0,1,l = 5)
xind <- c(0, 0.1, 0.3, 0.7, 1)
X1 <- matrix(xind^2, ncol = length(xind0), nrow = 2)

# Regular observation points
integrationWeightsLeft(X1, xind0, leftWeight = "mean") 
integrationWeightsLeft(X1, xind0, leftWeight = "first") 
integrationWeightsLeft(X1, xind0, leftWeight = "zero")

# Irregular observation points
integrationWeightsLeft(X1, xind, leftWeight = "mean") 
integrationWeightsLeft(X1, xind, leftWeight = "first") 
integrationWeightsLeft(X1, xind, leftWeight = "zero")

# obervation points that do not start with 0
xind2 <- xind + 0.5
integrationWeightsLeft(X1, xind2, leftWeight = "zero")
 



base::assign(".dptime", (proc.time() - get(".ptime", pos = "CheckExEnv")), pos = "CheckExEnv")
base::cat("integrationWeights", base::get(".format_ptime", pos = 'CheckExEnv')(get(".dptime", pos = "CheckExEnv")), "\n", file=base::get(".ExTimings", pos = 'CheckExEnv'), append=TRUE, sep="\t")
cleanEx()
nameEx("reweightData")
### * reweightData

flush(stderr()); flush(stdout())

base::assign(".ptime", proc.time(), pos = "CheckExEnv")
### Name: reweightData
### Title: Function to Reweight Data
### Aliases: reweightData

### ** Examples

## load data
data("viscosity", package = "FDboost")
interval <- "101"
end <- which(viscosity$timeAll == as.numeric(interval))
viscosity$vis <- log(viscosity$visAll[ , 1:end])
viscosity$time <- viscosity$timeAll[1:end]

## what does data look like
str(viscosity)

## do some reweighting
# correct weights
str(reweightData(viscosity, vars=c("vis", "T_C", "T_A", "rspeed", "mflow"), 
    argvals = "time", weights = c(0, 32, 32, rep(0, 61))))

str(visNew <- reweightData(viscosity, vars=c("vis", "T_C", "T_A", "rspeed", "mflow"), 
    argvals = "time", weights = c(0, 32, 32, rep(0, 61))))
# check the result
# visNew$vis[1:5, 1:5] ## image(visNew$vis)

# incorrect weights
str(reweightData(viscosity, vars=c("vis", "T_C", "T_A", "rspeed", "mflow"), 
    argvals = "time", weights = sample(1:64, replace = TRUE)), 1)

# supply meaningful index
str(visNew <- reweightData(viscosity, vars = c("vis", "T_C", "T_A", "rspeed", "mflow"), 
              argvals = "time", index = rep(1:32, each = 2)))
# check the result
# visNew$vis[1:5, 1:5]

# errors
if(FALSE){
   reweightData(viscosity, argvals = "")
   reweightData(viscosity, argvals = "covThatDoesntExist", index = rep(1,64))
   }
   



base::assign(".dptime", (proc.time() - get(".ptime", pos = "CheckExEnv")), pos = "CheckExEnv")
base::cat("reweightData", base::get(".format_ptime", pos = 'CheckExEnv')(get(".dptime", pos = "CheckExEnv")), "\n", file=base::get(".ExTimings", pos = 'CheckExEnv'), append=TRUE, sep="\t")
cleanEx()
nameEx("stabsel.FDboost")
### * stabsel.FDboost

flush(stderr()); flush(stdout())

base::assign(".ptime", proc.time(), pos = "CheckExEnv")
### Name: stabsel.FDboost
### Title: Stability Selection
### Aliases: stabsel.FDboost

### ** Examples

######## Example for function-on-scalar-regression
data("viscosity", package = "FDboost")
## set time-interval that should be modeled
interval <- "101"

## model time until "interval" and take log() of viscosity
end <- which(viscosity$timeAll == as.numeric(interval))
viscosity$vis <- log(viscosity$visAll[,1:end])
viscosity$time <- viscosity$timeAll[1:end]
# with(viscosity, funplot(time, vis, pch = 16, cex = 0.2))

## fit a model cotaining all main effects 
modAll <- FDboost(vis ~ 1 
          + bolsc(T_C, df=1) %A0% bbs(time, df=5) 
          + bolsc(T_A, df=1) %A0% bbs(time, df=5)
          + bolsc(T_B, df=1) %A0% bbs(time, df=5)
          + bolsc(rspeed, df=1) %A0% bbs(time, df=5)
          + bolsc(mflow, df=1) %A0% bbs(time, df=5), 
       timeformula = ~bbs(time, df=5), 
       numInt = "Riemann", family = QuantReg(), 
       offset = NULL, offset_control = o_control(k_min = 10),
       data = viscosity, 
       control = boost_control(mstop = 100, nu = 0.2))


## create folds for stability selection  
## only 5 folds for a fast example, usually use 50 folds 
set.seed(1911)
folds <- cvLong(modAll$id, weights = rep(1, l = length(modAll$id)), 
                type = "subsampling", B = 5) 
    
## Not run: 
##D         
##D ## stability selection with refit of the smooth intercept 
##D stabsel_parameters(q = 3, PFER = 1, p = 6, sampling.type = "SS")
##D sel1 <- stabsel(modAll, q = 3, PFER = 1, folds = folds, grid = 1:200, sampling.type = "SS")
##D sel1
##D 
##D ## stability selection without refit of the smooth intercept 
##D sel2 <- stabsel(modAll, refitSmoothOffset = FALSE, q = 3, PFER = 1, 
##D                 folds = folds, grid = 1:200, sampling.type = "SS")
##D sel2
## End(Not run)




base::assign(".dptime", (proc.time() - get(".ptime", pos = "CheckExEnv")), pos = "CheckExEnv")
base::cat("stabsel.FDboost", base::get(".format_ptime", pos = 'CheckExEnv')(get(".dptime", pos = "CheckExEnv")), "\n", file=base::get(".ExTimings", pos = 'CheckExEnv'), append=TRUE, sep="\t")
cleanEx()
nameEx("subset_hmatrix")
### * subset_hmatrix

flush(stderr()); flush(stdout())

base::assign(".ptime", proc.time(), pos = "CheckExEnv")
### Name: subset_hmatrix
### Title: Subsets hmatrix according to an index
### Aliases: subset_hmatrix

### ** Examples

t1 <- rep((1:5)/2, each = 3)
id1 <- rep(1:3, 5)
x1 <- matrix(1:15, ncol = 5) 
s1 <- (1:5)/2 
hmat <- hmatrix(time = t1, id = id1, x = x1, argvals = s1, timeLab = "t1", 
                argvalsLab = "s1", xLab = "test")

index1 <- c(1, 1, 3)
index2 <- c(2, 3, 3)
resMat <- subset_hmatrix(hmat, index = index1)
try(resMat2 <- subset_hmatrix(resMat, index = index2))
resMat <- subset_hmatrix(hmat, index = index1, compress = FALSE)
try(resMat2 <- subset_hmatrix(resMat, index = index2))




base::assign(".dptime", (proc.time() - get(".ptime", pos = "CheckExEnv")), pos = "CheckExEnv")
base::cat("subset_hmatrix", base::get(".format_ptime", pos = 'CheckExEnv')(get(".dptime", pos = "CheckExEnv")), "\n", file=base::get(".ExTimings", pos = 'CheckExEnv'), append=TRUE, sep="\t")
cleanEx()
nameEx("truncateTime")
### * truncateTime

flush(stderr()); flush(stdout())

base::assign(".ptime", proc.time(), pos = "CheckExEnv")
### Name: truncateTime
### Title: Function to truncate time in functional data
### Aliases: truncateTime

### ** Examples

if(require(fda)){
  dat <- fda::growth
  dat$hgtm <- t(dat$hgtm[,1:10])
  dat$hgtf <- t(dat$hgtf[,1:10])
  
  ## only use time-points 1:16 of variable age
  datTr <- truncateTime(funVar=c("hgtm","hgtf"), time="age", newtime=1:16, data=dat)
  
  ## Not run: 
##D   par(mfrow=c(1,2))
##D   with(dat, funplot(age, hgtm, main="Original data"))
##D   with(datTr, funplot(age, hgtm, main="Yearly data"))
##D   par(mfrow=c(1,1))   
##D   
## End(Not run)
}



base::assign(".dptime", (proc.time() - get(".ptime", pos = "CheckExEnv")), pos = "CheckExEnv")
base::cat("truncateTime", base::get(".format_ptime", pos = 'CheckExEnv')(get(".dptime", pos = "CheckExEnv")), "\n", file=base::get(".ExTimings", pos = 'CheckExEnv'), append=TRUE, sep="\t")
cleanEx()
nameEx("update.FDboost")
### * update.FDboost

flush(stderr()); flush(stdout())

base::assign(".ptime", proc.time(), pos = "CheckExEnv")
### Name: update.FDboost
### Title: Function to update FDboost objects
### Aliases: update.FDboost

### ** Examples

######## Example from \code{?FDboost}
data("viscosity", package = "FDboost") 
## set time-interval that should be modeled
interval <- "101"

## model time until "interval" and take log() of viscosity
end <- which(viscosity$timeAll == as.numeric(interval))
viscosity$vis <- log(viscosity$visAll[,1:end])
viscosity$time <- viscosity$timeAll[1:end]
# with(viscosity, funplot(time, vis, pch = 16, cex = 0.2))

mod1 <- FDboost(vis ~ 1 + bolsc(T_C, df = 2) + bolsc(T_A, df = 2),
               timeformula = ~ bbs(time, df = 4),
               numInt = "equal", family = QuantReg(),
               offset = NULL, offset_control = o_control(k_min = 9),
               data = viscosity, control=boost_control(mstop = 10, nu = 0.4))
               
# update nu
mod2 <- update(mod1, control=boost_control(nu = 1)) # mstop will stay the same
# update mstop
mod3 <- update(mod2, control=boost_control(mstop = 100)) # nu=1 does not get changed
mod4 <- update(mod1, formula = vis ~ 1 + bolsc(T_C, df = 2)) # drop one term



base::assign(".dptime", (proc.time() - get(".ptime", pos = "CheckExEnv")), pos = "CheckExEnv")
base::cat("update.FDboost", base::get(".format_ptime", pos = 'CheckExEnv')(get(".dptime", pos = "CheckExEnv")), "\n", file=base::get(".ExTimings", pos = 'CheckExEnv'), append=TRUE, sep="\t")
cleanEx()
nameEx("validateFDboost")
### * validateFDboost

flush(stderr()); flush(stdout())

base::assign(".ptime", proc.time(), pos = "CheckExEnv")
### Name: validateFDboost
### Title: Cross-Validation and Bootstrapping over Curves
### Aliases: validateFDboost

### ** Examples

## Not run: 
##D if(require(fda)){
##D  ## load the data
##D  data("CanadianWeather", package = "fda")
##D  
##D  ## use data on a daily basis 
##D  canada <- with(CanadianWeather, 
##D                 list(temp = t(dailyAv[ , , "Temperature.C"]),
##D                      l10precip = t(dailyAv[ , , "log10precip"]),
##D                      l10precip_mean = log(colMeans(dailyAv[ , , "Precipitation.mm"]), base = 10),
##D                      lat = coordinates[ , "N.latitude"],
##D                      lon = coordinates[ , "W.longitude"],
##D                      region = factor(region),
##D                      place = factor(place),
##D                      day = 1:365,  ## corresponds to t: evaluation points of the fun. response 
##D                      day_s = 1:365))  ## corresponds to s: evaluation points of the fun. covariate
##D  
##D ## center temperature curves per day 
##D canada$tempRaw <- canada$temp
##D canada$temp <- scale(canada$temp, scale = FALSE) 
##D rownames(canada$temp) <- NULL ## delete row-names 
##D   
##D ## fit the model  
##D mod <- FDboost(l10precip ~ 1 + bolsc(region, df = 4) + 
##D                  bsignal(temp, s = day_s, cyclic = TRUE, boundary.knots = c(0.5, 365.5)), 
##D                timeformula = ~ bbs(day, cyclic = TRUE, boundary.knots = c(0.5, 365.5)), 
##D                data = canada)
##D mod <- mod[75]
##D 
##D   #### create folds for 3-fold bootstrap: one weight for each curve
##D   set.seed(123)
##D   folds_bs <- cv(weights = rep(1, mod$ydim[1]), type = "bootstrap", B = 3)
##D 
##D   ## compute out-of-bag risk on the 3 folds for 1 to 75 boosting iterations  
##D   cvr <- applyFolds(mod, folds = folds_bs, grid = 1:75)
##D 
##D   ## compute out-of-bag risk and coefficient estimates on folds  
##D   cvr2 <- validateFDboost(mod, folds = folds_bs, grid = 1:75)
##D 
##D   ## weights per observation point  
##D   folds_bs_long <- folds_bs[rep(1:nrow(folds_bs), times = mod$ydim[2]), ]
##D   attr(folds_bs_long, "type") <- "3-fold bootstrap"
##D   ## compute out-of-bag risk on the 3 folds for 1 to 75 boosting iterations  
##D   cvr3 <- cvrisk(mod, folds = folds_bs_long, grid = 1:75)
##D 
##D   ## plot the out-of-bag risk
##D   par(mfrow = c(1,3))
##D   plot(cvr); legend("topright", lty=2, paste(mstop(cvr)))
##D   plot(cvr2)
##D   plot(cvr3); legend("topright", lty=2, paste(mstop(cvr3)))
##D 
##D   ## plot the estimated coefficients per fold
##D   ## more meaningful for higher number of folds, e.g., B = 100 
##D   par(mfrow = c(2,2))
##D   plotPredCoef(cvr2, terms = FALSE, which = 2)
##D   plotPredCoef(cvr2, terms = FALSE, which = 3)
##D   
##D   ## compute out-of-bag risk and predictions for leaving-one-curve-out cross-validation
##D   cvr_jackknife <- validateFDboost(mod, folds = cvLong(unique(mod$id), 
##D                                    type = "curves"), grid = 1:75)
##D   plot(cvr_jackknife)
##D   ## plot oob predictions per fold for 3rd effect 
##D   plotPredCoef(cvr_jackknife, which = 3) 
##D   ## plot coefficients per fold for 2nd effect
##D   plotPredCoef(cvr_jackknife, which = 2, terms = FALSE)
##D 
##D }
## End(Not run)




base::assign(".dptime", (proc.time() - get(".ptime", pos = "CheckExEnv")), pos = "CheckExEnv")
base::cat("validateFDboost", base::get(".format_ptime", pos = 'CheckExEnv')(get(".dptime", pos = "CheckExEnv")), "\n", file=base::get(".ExTimings", pos = 'CheckExEnv'), append=TRUE, sep="\t")
cleanEx()
nameEx("viscosity")
### * viscosity

flush(stderr()); flush(stdout())

base::assign(".ptime", proc.time(), pos = "CheckExEnv")
### Name: viscosity
### Title: Viscosity of resin over time
### Aliases: viscosity
### Keywords: datasets

### ** Examples


 data("viscosity", package = "FDboost")
 ## set time-interval that should be modeled
 interval <- "101"

 ## model time until "interval" and take log() of viscosity
 end <- which(viscosity$timeAll==as.numeric(interval))
 viscosity$vis <- log(viscosity$visAll[,1:end])
 viscosity$time <- viscosity$timeAll[1:end]
 # with(viscosity, funplot(time, vis, pch=16, cex=0.2))

 ## fit median regression model with 100 boosting iterations,
 ## step-length 0.4 and smooth time-specific offset
 ## the factors are in effect coding -1, 1 for the levels
 mod <- FDboost(vis ~ 1 + bols(T_C, contrasts.arg = "contr.sum", intercept=FALSE)
                + bols(T_A, contrasts.arg = "contr.sum", intercept=FALSE),
                timeformula=~bbs(time, lambda=100),
                numInt="equal", family=QuantReg(),
                offset=NULL, offset_control = o_control(k_min = 9),
                data=viscosity, control=boost_control(mstop = 100, nu = 0.4))
 summary(mod)




base::assign(".dptime", (proc.time() - get(".ptime", pos = "CheckExEnv")), pos = "CheckExEnv")
base::cat("viscosity", base::get(".format_ptime", pos = 'CheckExEnv')(get(".dptime", pos = "CheckExEnv")), "\n", file=base::get(".ExTimings", pos = 'CheckExEnv'), append=TRUE, sep="\t")
### * <FOOTER>
###
cleanEx()
options(digits = 7L)
base::cat("Time elapsed: ", proc.time() - base::get("ptime", pos = 'CheckExEnv'),"\n")
grDevices::dev.off()
###
### Local variables: ***
### mode: outline-minor ***
### outline-regexp: "\\(> \\)?### [*]+" ***
### End: ***
quit('no')
